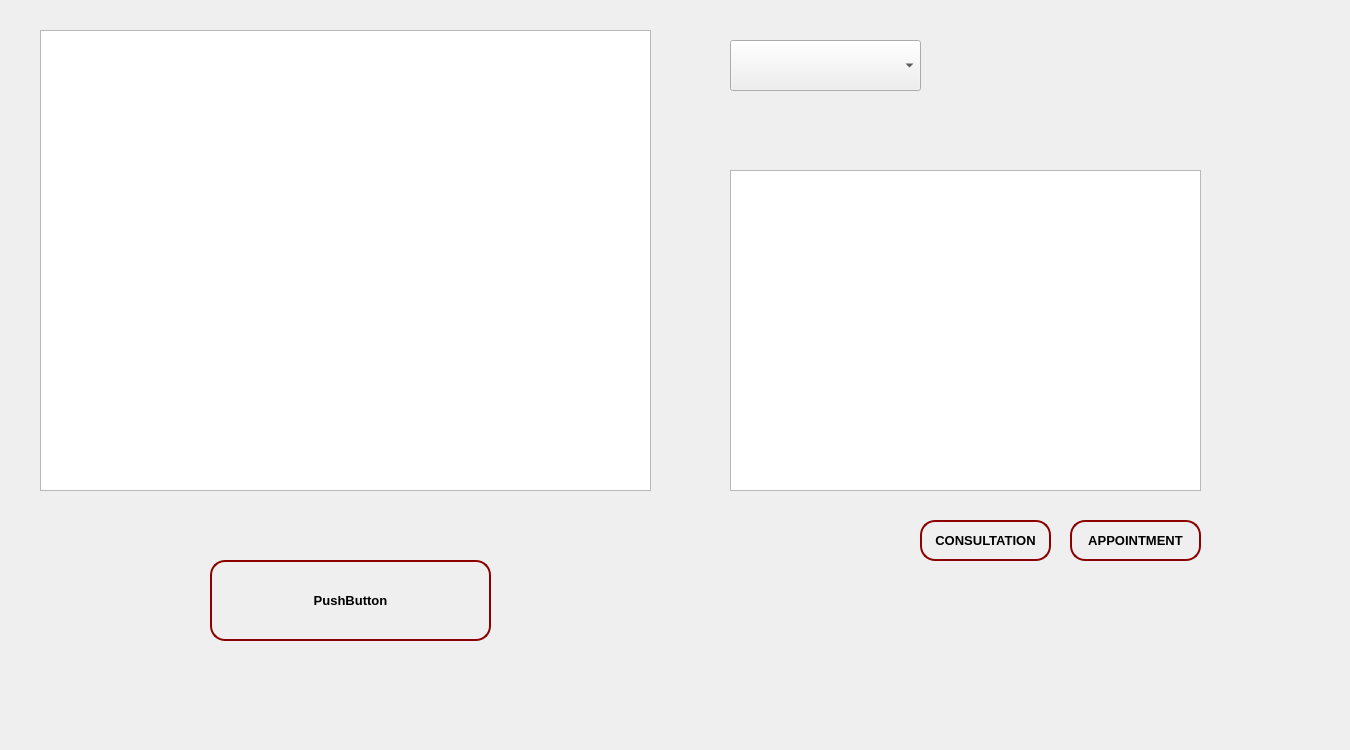
<?xml version="1.0" encoding="UTF-8"?>
<ui version="4.0">
 <class>Secondpage</class>
 <widget class="QDialog" name="Secondpage">
  <property name="geometry">
   <rect>
    <x>0</x>
    <y>0</y>
    <width>1350</width>
    <height>750</height>
   </rect>
  </property>
  <property name="windowTitle">
   <string>Dialog</string>
  </property>
  <property name="styleSheet">
   <string notr="true">QPushButton{
color:black;
font-weight:bold;
font-size:13px;
background-color:transparent;
border:2px solid #8b0000;
border-radius:15px;



}






QPushButton:hover{
color:white;
background:#8b0000;
border:2px solid white;
border-radius:15px;



}
</string>
  </property>
  <widget class="QTableView" name="tableView">
   <property name="geometry">
    <rect>
     <x>40</x>
     <y>30</y>
     <width>611</width>
     <height>461</height>
    </rect>
   </property>
  </widget>
  <widget class="QPushButton" name="pushButton">
   <property name="geometry">
    <rect>
     <x>210</x>
     <y>560</y>
     <width>281</width>
     <height>81</height>
    </rect>
   </property>
   <property name="text">
    <string>PushButton</string>
   </property>
  </widget>
  <widget class="QComboBox" name="comboBox">
   <property name="geometry">
    <rect>
     <x>730</x>
     <y>40</y>
     <width>191</width>
     <height>51</height>
    </rect>
   </property>
  </widget>
  <widget class="QListView" name="listView">
   <property name="geometry">
    <rect>
     <x>730</x>
     <y>170</y>
     <width>471</width>
     <height>321</height>
    </rect>
   </property>
  </widget>
  <widget class="QPushButton" name="pushButton_2">
   <property name="geometry">
    <rect>
     <x>920</x>
     <y>520</y>
     <width>131</width>
     <height>41</height>
    </rect>
   </property>
   <property name="text">
    <string>CONSULTATION</string>
   </property>
  </widget>
  <widget class="QPushButton" name="pushButton_3">
   <property name="geometry">
    <rect>
     <x>1070</x>
     <y>520</y>
     <width>131</width>
     <height>41</height>
    </rect>
   </property>
   <property name="text">
    <string>APPOINTMENT</string>
   </property>
  </widget>
 </widget>
 <resources/>
 <connections/>
</ui>
